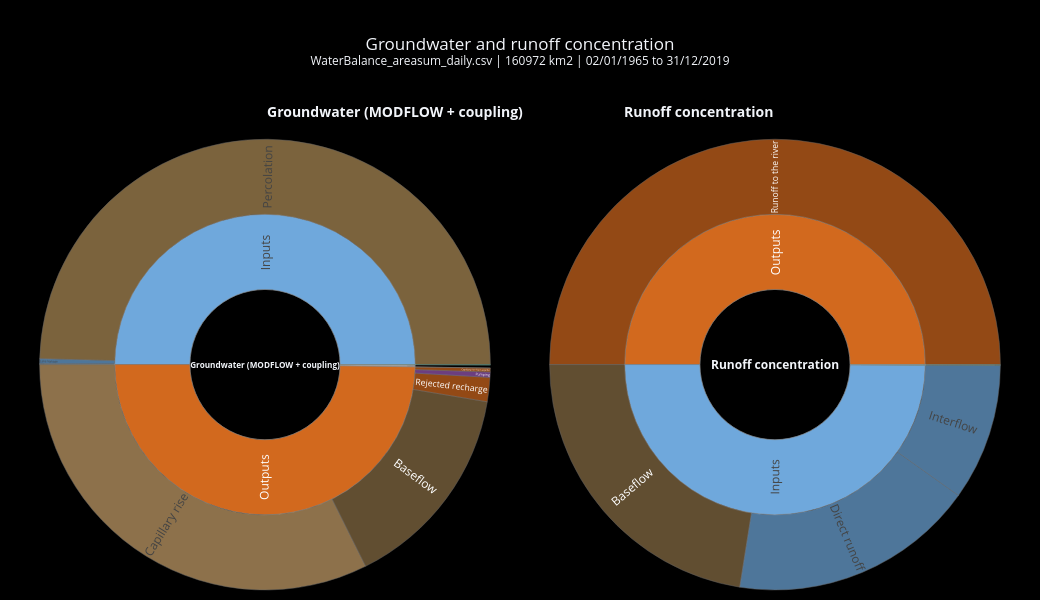

Notebook source saved alongside this figure:
### Code cell
# cell no 13: Groundwater (with MODFLOW: aquifer + coupling buffer) and runoff concentration (WaterBalance csv:
# direct runoff, interflow, baseflow, canal leakage -> runoff to the river) next to each other
names = [n for n in [gwname, "Runoff concentration"] if n in parts]
side_by_side([sunburst(n, part_terms(parts[n]), store=False) for n in names], "Groundwater and runoff concentration").show()
if "Runoff concentration" not in parts:
    print("runoff concentration: not in this csv (WaterCycle csv: use WaterBalance)")

### Figure 1 — Plotly figure (JSON) as saved in the notebook; plotly's stock layout.template omitted (floating-point values rounded to 4 significant figures)
{"data": [{"branchvalues": "total", "customdata": ["inputs 10782.40 mm (196 mm/yr)<br>balance error +43.0324 mm", "10782.39 mm<br>196.1 mm/yr<br>100.00 % of inputs", "10692.661 mm<br>194.4 mm/yr<br>99.17 % of inputs", "16.823 mm<br>0.3 mm/yr<br>0.16 % of inputs", "72.905 mm<br>1.3 mm/yr<br>0.68 % of inputs", "0.01 mm<br>0.0 mm/yr<br>0.00 % of inputs", "10731.11 mm<br>195.1 mm/yr<br>99.52 % of inputs", "3234.371 mm<br>58.8 mm/yr<br>30.00 % of inputs", "6978.834 mm<br>126.9 mm/yr<br>64.72 % of inputs", "59.730 mm<br>1.1 mm/yr<br>0.55 % of inputs", "374.044 mm<br>6.8 mm/yr<br>3.47 % of inputs", "81.847 mm<br>1.5 mm/yr<br>0.76 % of inputs", "2.286 mm<br>0.0 mm/yr<br>0.02 % of inputs", "8.26 mm<br>0.2 mm/yr<br>0.08 % of inputs", "8.257 mm<br>0.2 mm/yr<br>0.08 % of inputs", "+43.0324 mm (+4.0e-03 of inputs)"], "domain": {"x": [0.01, 0.49], "y": [0, 0.92]}, "hovertemplate": "<b>%{label}</b><br>%{customdata}<extra></extra>", "ids": ["<b>Groundwater (MODFLOW + coupling)</b>", "Groundwater (MODFLOW + coupling)/In", "Groundwater (MODFLOW + coupling)/In/Percolation", "Groundwater (MODFLOW + coupling)/In/River leakage", "Groundwater (MODFLOW + coupling)/In/Lake leakage", "Groundwater (MODFLOW + coupling)/S-", "Groundwater (MODFLOW + coupling)/Out", "Groundwater (MODFLOW + coupling)/Out/Baseflow", "Groundwater (MODFLOW + coupling)/Out/Capillary rise", "Groundwater (MODFLOW + coupling)/Out/Capillary rise from aquifer", "Groundwater (MODFLOW + coupling)/Out/Rejected recharge", "Groundwater (MODFLOW + coupling)/Out/Pumping", "Groundwater (MODFLOW + coupling)/Out/other (small)", "Groundwater (MODFLOW + coupling)/S+", "Groundwater (MODFLOW + coupling)/S+/Aquifer", "Groundwater (MODFLOW + coupling)/err"], "insidetextorientation": "radial", "labels": ["<b>Groundwater (MODFLOW + coupling)</b>", "Inputs", "Percolation", "River leakage", "Lake leakage", "Storage (out)", "Outputs", "Baseflow", "Capillary rise", "Capillary rise from aquifer", "Rejected recharge", "Pumping", "other (small)", "Storage (into)", "Aquifer", "Balance error"], "marker": {"colors": ["black", "#6fa8dc", "#b08d57", "#6fa8dc", "#6fa8dc", "#7fd8b5", "#d2691e", "#8b6f47", "#c9a26b", "#d2691e", "#d2691e", "#9b59b6", "#d2691e", "#00CC96", "#00CC96", "#ffffff"], "line": {"color": "#888", "width": 0.5}}, "parents": ["", "<b>Groundwater (MODFLOW + coupling)</b>", "Groundwater (MODFLOW + coupling)/In", "Groundwater (MODFLOW + coupling)/In", "Groundwater (MODFLOW + coupling)/In", "<b>Groundwater (MODFLOW + coupling)</b>", "<b>Groundwater (MODFLOW + coupling)</b>", "Groundwater (MODFLOW + coupling)/Out", "Groundwater (MODFLOW + coupling)/Out", "Groundwater (MODFLOW + coupling)/Out", "Groundwater (MODFLOW + coupling)/Out", "Groundwater (MODFLOW + coupling)/Out", "Groundwater (MODFLOW + coupling)/Out", "<b>Groundwater (MODFLOW + coupling)</b>", "Groundwater (MODFLOW + coupling)/S+", "<b>Groundwater (MODFLOW + coupling)</b>"], "type": "sunburst", "values": [21560.0, 10780.0, 10690.0, 16.82, 72.9, 0.01302, 10730.0, 3234.0, 6979.0, 59.73, 374.0, 81.85, 2.286, 8.257, 8.257, 43.03]}, {"branchvalues": "total", "customdata": ["inputs 7187.23 mm (131 mm/yr)<br>balance error -0.0000 mm", "7178.72 mm<br>130.5 mm/yr<br>99.88 % of inputs", "2534.922 mm<br>46.1 mm/yr<br>35.27 % of inputs", "1409.430 mm<br>25.6 mm/yr<br>19.61 % of inputs", "3234.371 mm<br>58.8 mm/yr<br>45.00 % of inputs", "8.51 mm<br>0.2 mm/yr<br>0.12 % of inputs", "8.510 mm<br>0.2 mm/yr<br>0.12 % of inputs", "7187.23 mm<br>130.7 mm/yr<br>100.00 % of inputs", "7187.234 mm<br>130.7 mm/yr<br>100.00 % of inputs", "-0.0000 mm (-5.8e-13 of inputs)"], "domain": {"x": [0.51, 0.99], "y": [0, 0.92]}, "hovertemplate": "<b>%{label}</b><br>%{customdata}<extra></extra>", "ids": ["<b>Runoff concentration</b>", "Runoff concentration/In", "Runoff concentration/In/Direct runoff", "Runoff concentration/In/Interflow", "Runoff concentration/In/Baseflow", "Runoff concentration/S-", "Runoff concentration/S-/Runoff concentration", "Runoff concentration/Out", "Runoff concentration/Out/Runoff to the river", "Runoff concentration/err"], "insidetextorientation": "radial", "labels": ["<b>Runoff concentration</b>", "Inputs", "Direct runoff", "Interflow", "Baseflow", "Storage (out)", "Runoff concentration", "Outputs", "Runoff to the river", "Balance error"], "marker": {"colors": ["black", "#6fa8dc", "#6fa8dc", "#6fa8dc", "#8b6f47", "#7fd8b5", "#7fd8b5", "#d2691e", "#d2691e", "#ffffff"], "line": {"color": "#888", "width": 0.5}}, "parents": ["", "<b>Runoff concentration</b>", "Runoff concentration/In", "Runoff concentration/In", "Runoff concentration/In", "<b>Runoff concentration</b>", "Runoff concentration/S-", "<b>Runoff concentration</b>", "Runoff concentration/Out", "<b>Runoff concentration</b>"], "type": "sunburst", "values": [14370.0, 7179.0, 2535.0, 1409.0, 3234.0, 8.51, 8.51, 7187.0, 7187.0, 4.194e-09]}], "layout": {"annotations": [{"font": {"size": 14}, "showarrow": false, "text": "<b>Groundwater (MODFLOW + coupling)</b>", "x": 0.25, "xref": "paper", "y": 1, "yref": "paper"}, {"font": {"size": 14}, "showarrow": false, "text": "<b>Runoff concentration</b>", "x": 0.75, "xref": "paper", "y": 1, "yref": "paper"}], "height": 600, "margin": {"b": 10, "l": 10, "r": 10, "t": 100}, "title": {"text": "Groundwater and runoff concentration<br><sup>WaterBalance_areasum_daily.csv | 160972 km2 | 02/01/1965 to 31/12/2019</sup>", "x": 0.5}, "width": 1040}}
